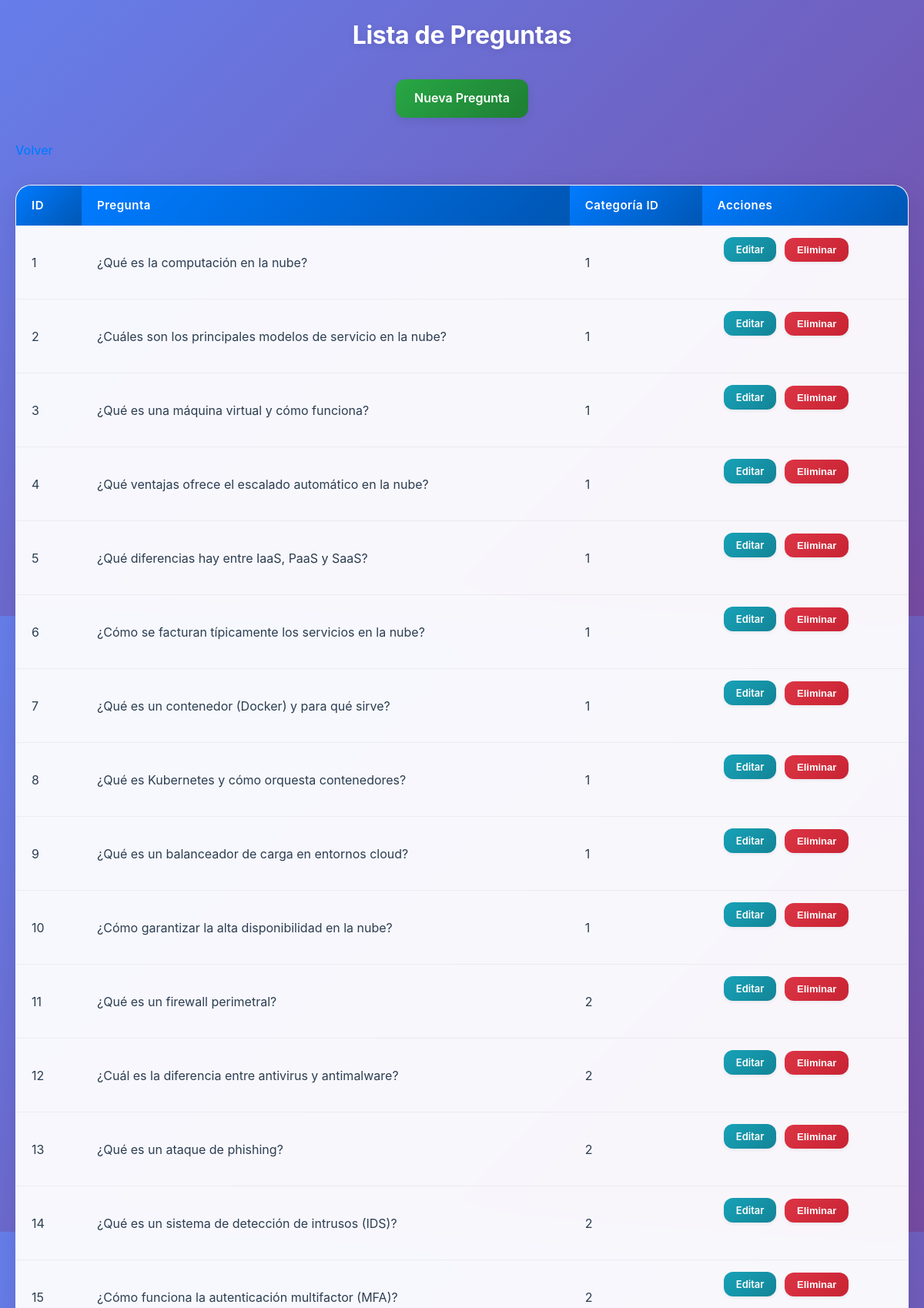
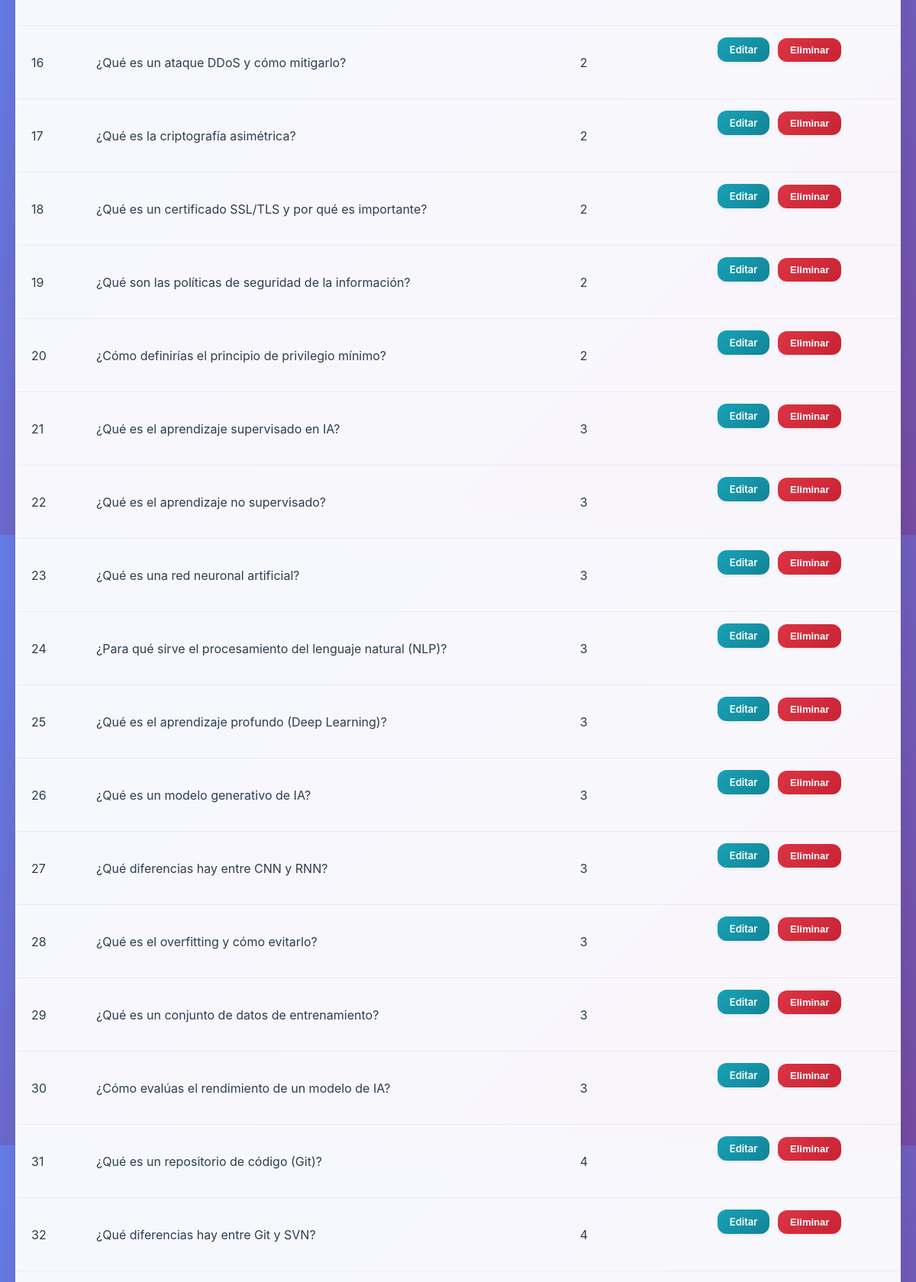
Screenshot of /src/php/listarPregunta.php (signed in, upper part) with the database file from the repository (2 pictures, top to bottom).
### tables this page shows
CREATE TABLE `preguntas` (
  `id` int(11) NOT NULL,
  `pregunta` varchar(500) NOT NULL,
  `categoria_id` int(11) DEFAULT NULL
);

### src/php/clases/pregunta.class.php (called while the page is built, shortened)
<?php
class Pregunta {
    public static function obtenerTodas() {
        $conexion = database::getInstance()->getConnection();
        $sql = "SELECT * FROM preguntas";
        $stmt = $conexion->query($sql);
        return $stmt->fetchAll(PDO::FETCH_ASSOC);
    }
}
?>

### src/php/listarPregunta.php (the view, shortened to what this page needs)
<?php
require_once("./clases/pregunta.class.php");
$preguntas = Pregunta::obtenerTodas();
?>
<html>
<head>
    <link rel="stylesheet" type="text/css" href="../css/generico.css">
</head>
</html>
<h2 style="text-align: center;">Lista de Preguntas</h2>
<div style="text-align: center; margin-bottom: 10px;">
    <a href="formAltaPregunta.php">Nueva Pregunta</a>
</div>
<a href="../../entrada.php">Volver</a>
<table>
    <tr>
        <th>ID</th>
        <th>Pregunta</th>
        <th>Categoría ID</th>
        <th>Acciones</th>
    </tr>
    <?php foreach ($preguntas as $pregunta) { ?>
        <tr>
            <td><?= $pregunta['id'] ?></td>
            <td><?= $pregunta['pregunta'] ?></td>
            <td><?= $pregunta['categoria_id'] ?></td>
            <td>
                <form action="controller/pregunta.controller.php" method="post" style="display:inline;">
                    <a href="formEditarPregunta.php?id=<?= $pregunta['id'] ?>">Editar</a>
                    <input type="submit" onclick="return confirm('¿Está seguro de eliminar esta pregunta?')" value="Eliminar">
                </form>
            </td>
        </tr>
    <?php } ?>
</table>

### rows the page displays
preguntas: id "1", pregunta "¿Qué es la computación en la nube?", categoria "1"
preguntas: id "2", pregunta "¿Cuáles son los principales modelos de servicio en la nube?", categoria "1"
preguntas: id "3", pregunta "¿Qué es una máquina virtual y cómo funciona?", categoria "1"
preguntas: id "4", pregunta "¿Qué ventajas ofrece el escalado automático en la nube?", categoria "1"
preguntas: id "5", pregunta "¿Qué diferencias hay entre IaaS, PaaS y SaaS?", categoria "1"
preguntas: id "6", pregunta "¿Cómo se facturan típicamente los servicios en la nube?", categoria "1"
preguntas: id "7", pregunta "¿Qué es un contenedor (Docker) y para qué sirve?", categoria "1"
preguntas: id "8", pregunta "¿Qué es Kubernetes y cómo orquesta contenedores?", categoria "1"
preguntas: id "9", pregunta "¿Qué es un balanceador de carga en entornos cloud?", categoria "1"
preguntas: id "10", pregunta "¿Cómo garantizar la alta disponibilidad en la nube?", categoria "1"
preguntas: id "11", pregunta "¿Qué es un firewall perimetral?", categoria "2"
preguntas: id "12", pregunta "¿Cuál es la diferencia entre antivirus y antimalware?", categoria "2"
preguntas: id "13", pregunta "¿Qué es un ataque de phishing?", categoria "2"
preguntas: id "14", pregunta "¿Qué es un sistema de detección de intrusos (IDS)?", categoria "2"
preguntas: id "15", pregunta "¿Cómo funciona la autenticación multifactor (MFA)?", categoria "2"
preguntas: id "16", pregunta "¿Qué es un ataque DDoS y cómo mitigarlo?", categoria "2"
preguntas: id "17", pregunta "¿Qué es la criptografía asimétrica?", categoria "2"
preguntas: id "18", pregunta "¿Qué es un certificado SSL/TLS y por qué es importante?", categoria "2"
preguntas: id "19", pregunta "¿Qué son las políticas de seguridad de la información?", categoria "2"
preguntas: id "20", pregunta "¿Cómo definirías el principio de privilegio mínimo?", categoria "2"
preguntas: id "21", pregunta "¿Qué es el aprendizaje supervisado en IA?", categoria "3"
preguntas: id "22", pregunta "¿Qué es el aprendizaje no supervisado?", categoria "3"
preguntas: id "23", pregunta "¿Qué es una red neuronal artificial?", categoria "3"
preguntas: id "24", pregunta "¿Para qué sirve el procesamiento del lenguaje natural (NLP)?", categoria "3"
preguntas: id "25", pregunta "¿Qué es el aprendizaje profundo (Deep Learning)?", categoria "3"
preguntas: id "26", pregunta "¿Qué es un modelo generativo de IA?", categoria "3"
preguntas: id "27", pregunta "¿Qué diferencias hay entre CNN y RNN?", categoria "3"
preguntas: id "28", pregunta "¿Qué es el overfitting y cómo evitarlo?", categoria "3"
preguntas: id "29", pregunta "¿Qué es un conjunto de datos de entrenamiento?", categoria "3"
preguntas: id "30", pregunta "¿Cómo evalúas el rendimiento de un modelo de IA?", categoria "3"
preguntas: id "31", pregunta "¿Qué es un repositorio de código (Git)?", categoria "4"
preguntas: id "32", pregunta "¿Qué diferencias hay entre Git y SVN?", categoria "4"
